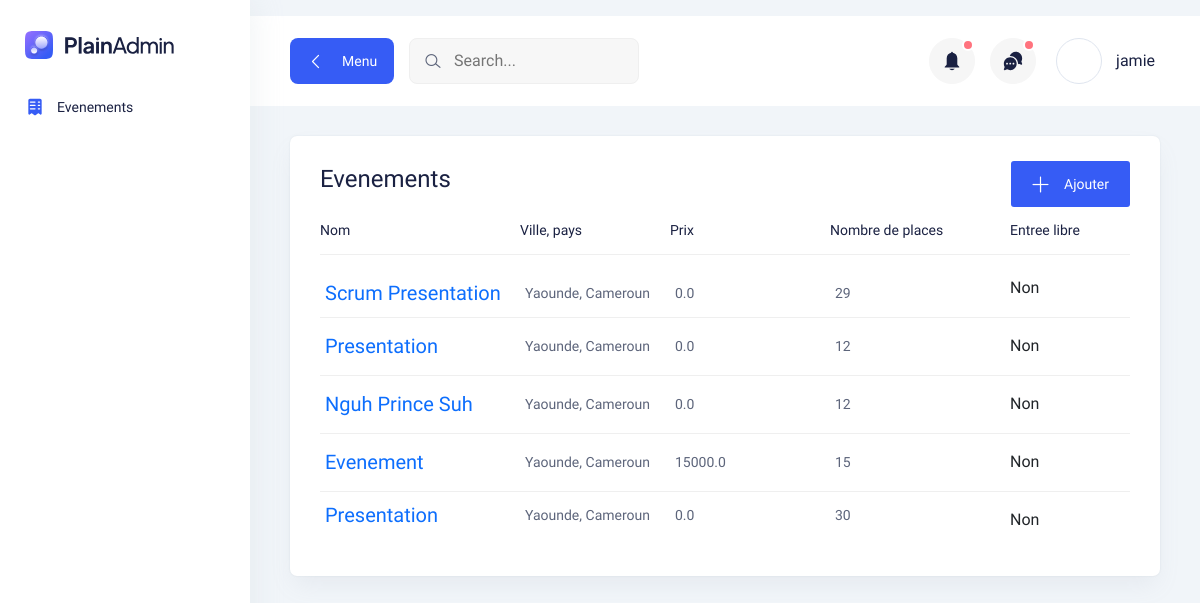
/events/ (signed in), run on the app's committed database.
### main/models.py (models this page shows, shortened)
class Evenement(models.Model):
    EVENT_TYPES = [
        ("pres", _("Presentiel")),
        ("online", _("En ligne"))
    ]
    EVENT_CATEGORIES = [
        ("marriage", _("Marriage")),
        ("seminar", _("Seminaire")),
        ("workshop", _("Atelier")),
        ("meeting", _("Meeting")),
    ]
    nom = models.CharField(max_length=100)
    ville = models.CharField(max_length=100, default="Yaounde")
    pays = models.CharField(max_length=100, default="Cameroun")
    lieu = models.TextField()
    nombres_de_places = models.IntegerField(null=True, blank=True)
    rempli = models.BooleanField(default=False) # this is True when the event is sold out
    prix = models.FloatField(default=0)
    entree_gratuit = models.BooleanField(default=False)
    description = models.TextField(null=True, blank=True)
    categorie = models.CharField(default="marriage", choices=EVENT_CATEGORIES, max_length=20)
    type =models.CharField(default="pres", choices=EVENT_TYPES, max_length=10)
    organisateur = models.CharField(max_length=50, null=True, blank=True)
    contact = models.CharField(max_length=100, blank=True, null=True, verbose_name=_("Contact d'organisateur"))
    date_heure_debut = models.DateTimeField(default=timezone.now, verbose_name=_("Debut (Date & heure)"))
    date_heure_fin = models.DateTimeField(null=True, blank=True, verbose_name=_("Fin (Date & heure)"))
    lieu = models.TextField(null=True, blank=True)
    lien = models.URLField(null=True, blank=True)
    user = models.ForeignKey(User, null=True, on_delete=models.CASCADE)

### main/views.py (the view, shortened to what this page needs)
# urls.py: path("events/", views.events, name="events"),
@login_required
def events(request, event_id=None):
    user = request.user
    edit_form = UpdateEvenementForm
    if not event_id:
        if request.method == 'POST':
            form = EvenementForm(request.POST, request.FILES)
            if form.is_valid():
                evenement = form.save()
                evenement.user = user
                evenement.save()
                excel_file = form.cleaned_data.get("participants_file")
                if excel_file:
                    try:
                        df = pd.read_excel(excel_file)
                        for index, row in df.iterrows():
                            email = row.get("Email")
                            name = row.get("Nom")
                            if email and name:
                                Participant.objects.create(
                                    evenement=evenement,
                                    email=email,
                                    statut='pending',
                                    name=name
                                )
                    except Exception as e:
                        evenement.delete()
                        return JsonResponse({'success': False, 'errors': ['Error adding participants from excel file']})
                return JsonResponse({'success': True})  # Return success response
            return JsonResponse({'success': False, 'errors': form.errors})  # Return validation errors
        else:
            form = EvenementForm()
            evenements = Evenement.objects.filter(Q(user=user) | Q(user__isnull=True))
        return render(request, "main/evenements.html",
                      context={'evenements': evenements, 'form': form, 'edit_form': edit_form})

### main/templates/main/evenements.html (shortened to what this page needs)
{% extends 'main/sidebar_base.html' %}
{% load i18n %}
{% block events_active %}active{% endblock %}
{% block page_content %}
<section>
    <div class="container-fluid pt-30">
        <div class="tables-wrapper">
            <div class="row">
                <div class="col-lg-12">
                    <div class="card-style mb-30">
                        <div
                            style="display: flex; flex-direction: row; justify-content: space-between; align-items: center;">
                            <div>
                                <h3 class="mb-10">Evenements</h3>
                            </div>
                            <div class="title d-flex flex-wrap justify-content-end">
                                <button type="button" class="main-btn primary-btn btn-hover btn-sm"
                                    data-bs-toggle="modal" data-bs-target="#eventModal">
                                    <i class="lni lni-plus mr-5"></i> Ajouter
                                </button>
                            </div>
                        </div>
                        <div class="table-wrapper table-responsive">
                            <table class="table">
                                <thead>
                                    <tr>
                                        <th class="lead-info">
                                            <h6>{% trans "Nom" %}</h6>
                                        </th>
                                        <th class="lead-email">
                                            <h6>{% trans "Ville, pays" %}</h6>
                                        </th>
                                        <th class="lead-phone">
                                            <h6>{% trans "Prix" %}</h6>
                                        </th>
                                        <th class="lead-company">
                                            <h6>{% trans "Nombre de places" %}</h6>
                                        </th>
                                        <th class="lead-company">
                                            <h6>{% trans "Entree libre" %}</h6>
                                        </th>
                                    </tr>
                                </thead>
                                <tbody>
                                    {% for evenement in evenements %}
                                    <tr>
                                        <td class="min-width">
                                            <div class="lead">
                                                <div class="lead-text">
                                                    <a href="{% url 'event-detail' evenement.id %}">{{ evenement.nom }}</a>
                                                </div>
                                            </div>
                                        </td>
                                        <td class="min-width">
                                            <p><a href="#0">{{ evenement.ville }}, {{ evenement.pays }}</a></p>
                                        </td>
                                        <td class="min-width">
                                            <p>{{ evenement.prix }}</p>
                                        </td>
                                        <td class="min-width">
                                            <p>
                                                {% if evenement.nombres_de_places %}
                                                {{ evenement.nombres_de_places }}
                                                {% else %}
                                                {% trans "Non specifie" %}
                                                {% endif %}
                                            </p>
                                        </td>
                                        <td>
                                            {% if evenement.entree_gratuit %}
                                            {% trans "Oui" %}
                                            {% else %}
                                            {% trans "Non" %}
                                            {% endif %}
                                        </td>
                                    </tr>
                                    {% endfor %}
                                </tbody>
                            </table>
                        </div>
                    </div>
                </div>
            </div>
        </div>
    </div>
</section>
{% endblock %}

### main/templates/main/sidebar_base.html (shortened to what this page needs)
{% load static %}
<!DOCTYPE html>
<html lang="en">
<head>
    <link rel="stylesheet" href="{% static 'main/css/bootstrap.min.css' %}" />
    <link rel="stylesheet" href="{% static 'main/css/lineicons.css' %}" rel="stylesheet" type="text/css" />
    <link rel="stylesheet" href="{% static 'main/css/materialdesignicons.min.css' %}" rel="stylesheet" type="text/css" />
    <link rel="stylesheet" href="{% static 'main/css/fullcalendar.css' %}" />
    <link rel="stylesheet" href="{% static 'main/css/main.css' %}" />
</head>
<body>
<div class="w-full h-full" style="display: flex; flex-direction: column; gap: 16px; align-items: center;">
</div>
    <aside class="sidebar-nav-wrapper">
        <div class="navbar-logo">
            <a href="/">
              <img src="{% static 'main/logo/logo.svg' %}" alt="logo" />
            </a>
        </div>
        <nav class="sidebar-nav">
            <ul>
                <li class="nav-item {% block events_active %}{% endblock%}">
                    <a href="{% url 'events' %}">
                      <span class="icon">
                      </span>
                      <span class="text">Evenements</span>
                    </a>
                </li>
            </ul>
        </nav>
    </aside>
    <div class="main-wrapper">
        {% block header %}
        <header class="header">
            <div class="container-fluid">
              <div class="row">
                <div class="col-lg-5 col-md-5 col-6">
                  <div class="header-left d-flex align-items-center">
                    <div class="menu-toggle-btn mr-15">
                      <button id="menu-toggle" class="main-btn primary-btn btn-hover">
                        <i class="lni lni-chevron-left me-2"></i> Menu
                      </button>
                    </div>
                    <div class="header-search d-none d-md-flex">
                      <form action="#">
                        <input type="text" placeholder="Search..." />
                        <button><i class="lni lni-search-alt"></i></button>
                      </form>
                    </div>
                  </div>
                </div>
                <div class="col-lg-7 col-md-7 col-6">
                  <div class="header-right">
                    <div class="notification-box ml-15 d-none d-md-flex">
                      <button class="dropdown-toggle" type="button" id="notification" data-bs-toggle="dropdown"
                        aria-expanded="false">
                        <span></span>
                      </button>
                    </div>
                    <div class="header-message-box ml-15 d-none d-md-flex">
                      <button class="dropdown-toggle" type="button" id="message" data-bs-toggle="dropdown"
                        aria-expanded="false">
                        <span></span>
                      </button>
                    </div>
                    <div class="profile-box ml-15">
                      <button class="dropdown-toggle bg-transparent border-0" type="button" id="profile"
                        data-bs-toggle="dropdown" aria-expanded="false">
                        <div class="profile-info">
                          <div class="info">
                            <div class="image">
                            </div>
                            <div>
                              <h6 class="fw-500">{{ request.user.username }}</h6>
                            </div>
                          </div>
                        </div>
                      </button>
                    </div>
                  </div>
                </div>
              </div>
            </div>
        </header>
        {% endblock %}
        {% block page_content %}
        {% endblock %}
    </div>
</body>
</html>

### main/static/main/css/fullcalendar.css (style rules this page uses)
:root { --fc-daygrid-event-dot-width:8px;--fc-list-event-dot-width:10px;--fc-list-event-hover-bg-color:#f5f5f5 }

### data on the page
Evenement: nom "Scrum Presentation", ville "Yaounde", pays "Cameroun", prix "0.0", nombres_de_places "29"
Evenement: nom "Presentation", ville "Yaounde", pays "Cameroun", prix "0.0", nombres_de_places "12"
Evenement: nom "Nguh Prince Suh", ville "Yaounde", pays "Cameroun", prix "0.0", nombres_de_places "12"
Evenement: nom "Evenement", ville "Yaounde", pays "Cameroun", prix "15000.0", nombres_de_places "15"
Evenement: nom "Presentation", ville "Yaounde", pays "Cameroun", prix "0.0", nombres_de_places "30"

### other printed values
{{ request.user.username }} "jamie"
